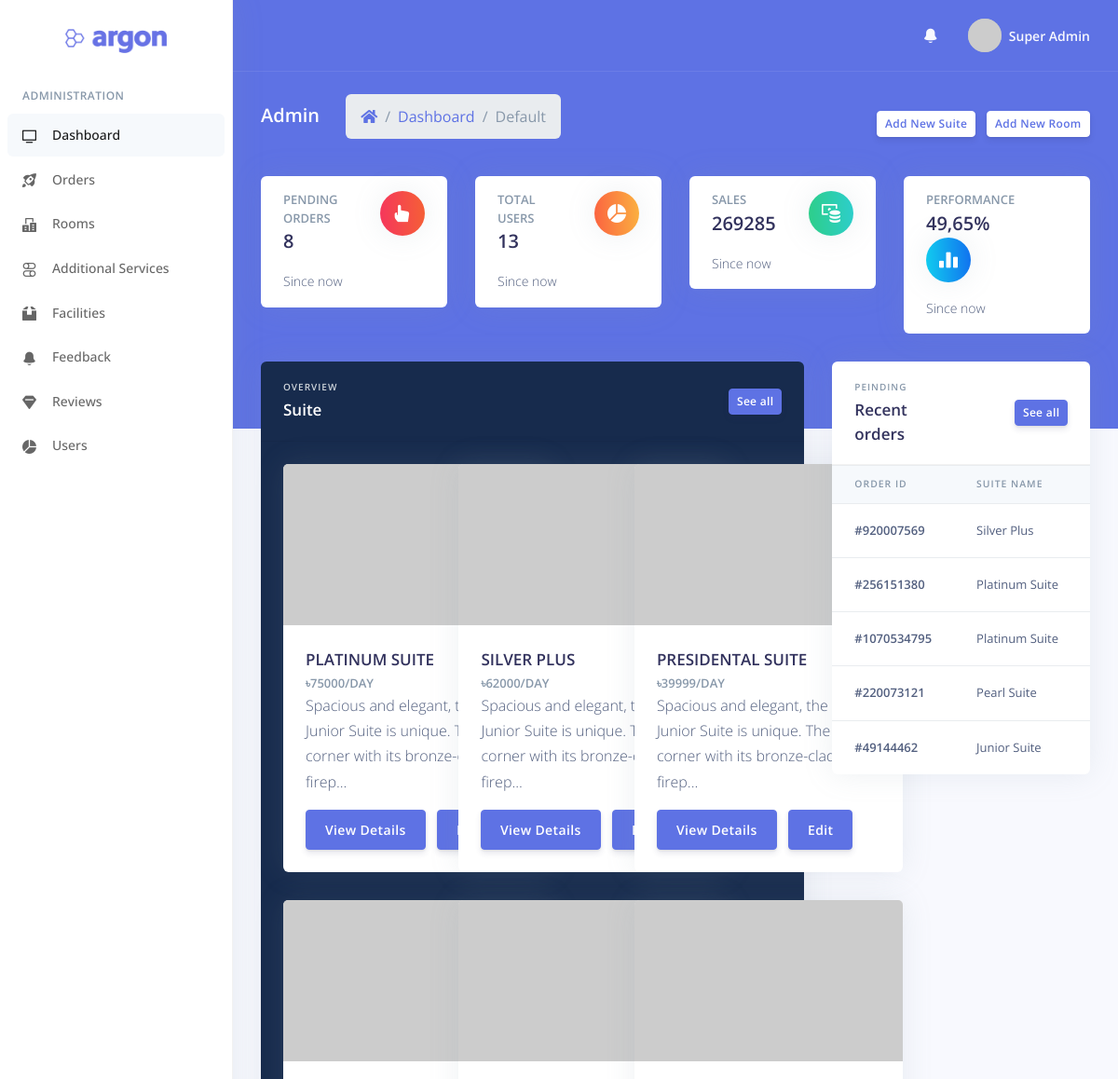
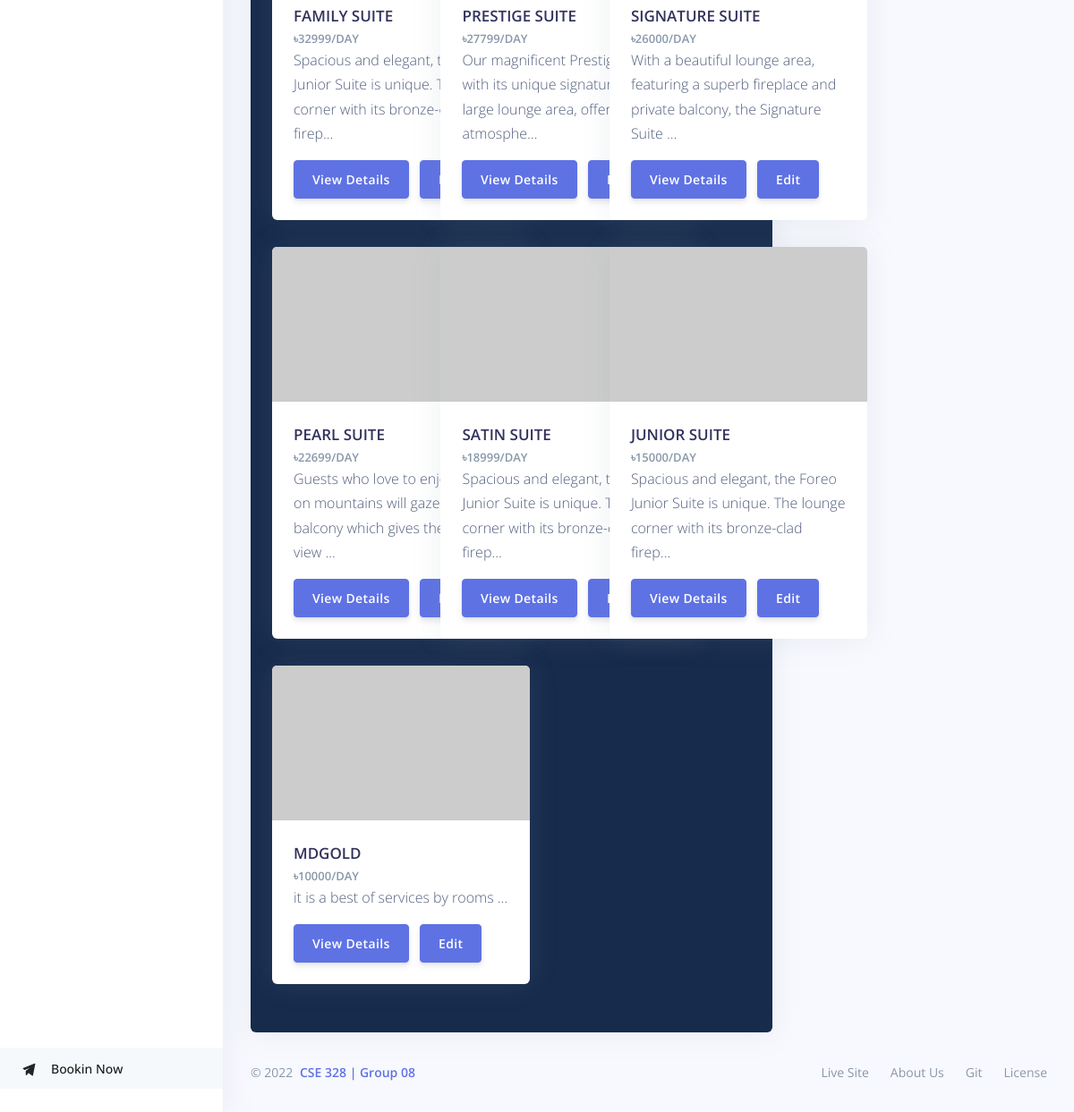
The page /?page=dashboard (signed in) on the database its author committed (2 pictures, top to bottom).
### tables this page shows
CREATE TABLE `user` (
  `id` int(11) NOT NULL,
  `email` varchar(50) NOT NULL,
  `name` varchar(250) NOT NULL,
  `password` varchar(900) NOT NULL,
  `phone` varchar(20) DEFAULT NULL,
  `address` text DEFAULT NULL,
  `country` varchar(255) DEFAULT NULL,
  `postal` int(11) DEFAULT NULL,
  `created_on` datetime NOT NULL DEFAULT current_timestamp()
);

CREATE TABLE `suite` (
  `id` int(11) NOT NULL,
  `title` varchar(99) NOT NULL,
  `price` int(11) NOT NULL,
  `description` varchar(500) DEFAULT NULL,
  `area` int(11) NOT NULL,
  `beads` int(11) NOT NULL,
  `bathroom` int(11) NOT NULL,
  `facilities` varchar(999) DEFAULT NULL,
  `image` varchar(999) DEFAULT NULL
);

CREATE TABLE `order` (
  `id` int(11) NOT NULL,
  `order_no` varchar(255) NOT NULL,
  `suite_id` int(11) NOT NULL,
  `user_id` int(11) NOT NULL,
  `room_no` int(11) DEFAULT NULL,
  `aditional_id` varchar(555) NOT NULL,
  `guest` int(11) NOT NULL,
  `total_cost` int(11) NOT NULL,
  `check_in` date NOT NULL,
  `check_out` date NOT NULL,
  `payment_method` varchar(25) NOT NULL,
  `account_no` bigint(20) NOT NULL,
  `status` int(11) DEFAULT NULL
);

### include/parts/card_1.php (the view)
<div class="card" style="width: 18rem;">
  <img class="card-img-top" src="https://picsum.photos/500/300" alt="Card image cap">
  <div class="card-body">
    <h3 class="card-title text-uppercase mb-0"><?php echo $row['title'] ?: "Suite Name" ?></h3>
    <span class="h5 font-weight-bold text-muted mb-0">৳<?php echo $row['price'] ?: "___" ?>/DAY</span>
    <p class="card-text"><?php echo substr($row['description'],0,100) ?: "Suite Description" ?>...</p>
    <a href="<?php echo get_permalink('suite') . intval($row['id']); ?>" class="btn btn-primary">View Details</a>
    <?php if( is_admin() ) { ?>
      <a href="<?php echo get_permalink('suite-edit') . intval($row['id']); ?>" class="btn btn-primary">Edit</a>
    <?php } ?>
  </div>
</div>

### include/function.php (shortened to what this page needs)
<?php
function get_header( $arg = "main" ) {
	if ( $arg == 'main') {
		include('include/header.php');
	}
	elseif ( $arg == 'logout' ) {
		include('include/header_logout.php');
	}
}
function get_footer( $arg = "main" ) {
	if ( $arg == 'main') {
		include('include/footer.php');
	}
	elseif ( $arg == 'logout' ) {
		include('include/footer_logout.php');
	}
}
function get_page_title( $arg = null ) {
	$page = ( isset( $arg ) ? $arg : filter_var($_GET['page'], FILTER_SANITIZE_STRING, FILTER_FLAG_STRIP_HIGH) );
	$name = null;
	if ($page == 'dashboard')
	{
		$name = "Dashboard";
	}
	elseif ($page == 'checkout')
	{
		$name = "Checkout";
	}
	elseif ($page == 'checkout')
	{
		$name = "Checkout";
	}
	elseif ($page == 'profile')
	{
		$name = "Profile";
	}
	elseif ($page == 'feedback')
	{
		$name = "Feedback List";
	}
	elseif ($page == 'services')
	{
		$name = "Aditional Services";
	}
	elseif ($page == 'rooms')
	{
		$name = "Rooms List";
	}
	elseif ($page == 'facilities')
	{
		$name = "Facilities";
	}
	elseif ($page == 'reviews')
	{
		$name = "Reviews";
	}
	elseif ($page == 'order')
	{
		$name = "Order List";
	}
	echo $name;
}
function get_page_permalink( $arg = null, $id = false, $table = false ) {
	$page = ( isset( $arg ) ? $arg : filter_var($_GET['page'], FILTER_SANITIZE_STRING, FILTER_FLAG_STRIP_HIGH) );
	$url = null;
	if ($page == 'dashboard')
	{
		$url = "/?page=dashboard";
	}
	elseif ($page == 'checkout')
	{
		$url = "/?page=checkout";
	}
	elseif ($page == 'order-proceed')
	{
		$url = "/?page=order-proceed";
	}
	elseif ($page == 'order')
	{
		$url = "/?page=order";
	}
	elseif ($page == 'profile')
	{
		$url = "/?page=profile";
	}
	elseif ($page == 'services')
	{
		$url = "/?page=services";
	}
	elseif ($page == 'facilities')
	{
		$url = "/?page=facilities";
	}
	elseif ($page == 'feedback')
	{
		$url = "/?page=feedback";
	}
	elseif ($page == 'reviews')
	{
		$url = "/?page=reviews";
	}
	elseif ($page == 'users')
	{
		$url = "/?page=users";
	}
	elseif ($page == 'room')
	{
		$url = "/?page=rooms";
	}
	elseif ($page == 'suite')
	{
		$url = "/?page=suite";
	}
	elseif ($page == 'suite-add')
	{
		$url = "/?page=suite&action=add-new";
	}
	elseif ($page == 'room-add')
	{
		$url = "/?page=rooms";
	}
	elseif ($page == 'single-suite')
	{
		$url = "/?page=suite&id=";
	}
	elseif ($page == 'delete')
	{
		$url = "/?page=delete&from=". $table ."&id=". $id;
	}
	elseif ($page == 'status-update')
	{
		$url = "/?page=status-update&from=". $table ."&id=". $id;
	}
	else{
		$url = '#';
	}
	echo SITE_URL.$url;
}
function get_permalink( $arg = null ) {
	$page = ( isset( $arg ) ? $arg : filter_var($_GET['page'], FILTER_SANITIZE_STRING, FILTER_FLAG_STRIP_HIGH) );
	$url = null;
	if ($page == 'suite')
	{
		$url = "/?page=suite&id=";
	}
	elseif ($page == 'suite-edit')
	{
		$url = "/?page=suite&action=edit&id=";
	}
	else{
		$url = '#';
	}
	return SITE_URL.$url;
}
function is_admin() {
	$id = $_SESSION['id'];
	if ($id == 1) {
		return true;
	}
	return false;
}
function get_user_name( $id = false ) {
	$conn = $GLOBALS['conn'];
	if($id == false)
	{
		$id = $_SESSION['id'];
	}else{
		$id = (int) $id;
	}
	$stmt = $conn->prepare("SELECT name FROM user WHERE id = $id");
	$stmt->execute();
	echo sprintf($stmt->fetchColumn());
}
function get_user_image() {
	echo "https://picsum.photos/1000/";
}
function get_total_user_count() {
	$conn = $GLOBALS['conn'];
	$stmt = $conn->prepare("SELECT id FROM user");
	$stmt->execute();
	$count = $stmt->rowCount();
	echo sprintf($count);
}
function get_orders( $arg = false) {
	$conn = $GLOBALS['conn'];
	$id = $_SESSION['id'];
	if (is_admin()) {
		$stmt = $conn->prepare("SELECT * FROM `order` ORDER BY id DESC $arg");
		$stmt->execute();
	} else {
		$stmt = $conn->prepare("SELECT * FROM `order` WHERE user_id=$id ORDER BY id DESC");
		$stmt->execute();
	}
	return $stmt;
}
function get_painding_order_count() {
	$conn = $GLOBALS['conn'];
	$stmt = $conn->prepare("SELECT id FROM `order` WHERE status=0");
	$stmt->execute();
	$count = $stmt->rowCount();
	echo sprintf($count);
}
function get_total_sale() {
	$conn = $GLOBALS['conn'];
	$stmt = $conn->prepare("SELECT SUM(total_cost) FROM `order` WHERE status=1");
	$stmt->execute();
	echo sprintf($stmt->fetchColumn());
}
function get_suite_title( $id = false ) {
	$conn = $GLOBALS['conn'];
	if($id == false)
	{
		$id = $_SESSION['id'];
	}else{
		$id = (int) $id;
	}
	$stmt = $conn->prepare("SELECT title FROM suite WHERE id = $id");
	$stmt->execute();
	echo sprintf($stmt->fetchColumn());
}
function get_suite_list() {
	$conn = $GLOBALS['conn'];
	$stmt = $conn->prepare("SELECT * FROM suite ORDER BY price DESC");
	$stmt->execute();
	return $stmt;
}

### include/dashboard.php
<div class="row">
	<div class="col-xl-8">
		<div class="card bg-default">
			<div class="card-header bg-transparent">
				<div class="row align-items-center">
					<div class="col">
						<h6 class="text-light text-uppercase ls-1 mb-1">Overview</h6>
						<h5 class="h3 text-white mb-0">Suite</h5>
					</div>
					<div class="col text-right">
						<a type="button" class="btn btn-primary btn-sm" href="#">See all</a>
					</div>
				</div>
			</div>
			<div class="card-body">
				<div class="row">
                              <?php
                              $stmt = get_suite_list( 'suite' );
                              while ($row = $stmt->fetch(PDO::FETCH_ASSOC) ) {
                                    echo '<div class="col-xl-4 col-md-6">';
                                    include("parts/card_1.php");
                                    echo '</div>';
                              }
                              ?>
                        </div>
                  </div>
            </div>
      </div>
      <div class="col-xl-4">
            <div class="card">
                  <div class="card-header bg-transparent">
                        <div class="row align-items-center">
                              <div class="col">
                                    <h6 class="text-uppercase text-muted ls-1 mb-1"><?php echo is_admin() ? "Peinding" : "" ?></h6>
                                    <h5 class="h3 mb-0">Recent orders</h5>
                              </div>
                              <div class="col text-right">
                                    <a href="<?php get_page_permalink('order'); ?>" class="btn btn-sm btn-primary">See all</a>
                              </div>
                        </div>
                  </div>
                  <?php
                  if ( is_admin() ) {
                        include("parts/dashbord_order_list.php");
                  }else {
                        include("parts/dashbord_order_list.php");
                  }
                  ?>
            </div>
      </div>
</div>

### include/parts/dashbord_order_list.php (shortened to what this page needs)
<?php
$order = get_orders('LIMIT 5');
?>
<div class="table-responsive">
  <table class="table align-items-center table-flush">
    <thead class="thead-light">
      <tr>
        <th scope="col">Order ID</th>
        <th scope="col">Suite Name</th>
        <th scope="col">Date</th>
      </tr>
    </thead>
    <tbody>
      <?php
      while ($order_row = $order->fetch(PDO::FETCH_ASSOC) ) {
        ?>
        <tr>
          <th scope="row">#<?php echo $order_row['order_no']; ?></th>
          <td><?php get_suite_title( $order_row['suite_id'] ); ?></td>
          <td><?php echo date("d M, Y", strtotime($order_row['check_in'])); ?></td>
        </tr>
      <?php } ?>
    </tbody>
  </table>
</div>

### rows shown on the page
user: name "Super Admin"
suite: title "PLATINUM SUITE", price "75000", description "Spacious and elegant, the Foreo Junior Suite is unique. The lounge corner with its bronze-clad firep"
suite: title "SILVER PLUS", price "62000", description "Spacious and elegant, the Foreo Junior Suite is unique. The lounge corner with its bronze-clad firep"
suite: title "PRESIDENTAL SUITE", price "39999", description "Spacious and elegant, the Foreo Junior Suite is unique. The lounge corner with its bronze-clad firep"
suite: title "FAMILY SUITE", price "32999", description "Spacious and elegant, the Foreo Junior Suite is unique. The lounge corner with its bronze-clad firep"
suite: title "PRESTIGE SUITE", price "27799", description "Our magnificent Prestige Suite, with its unique signature and large lounge area, offers the atmosphe"
suite: title "SIGNATURE SUITE", price "26000", description "With a beautiful lounge area, featuring a superb fireplace and private balcony, the Signature Suite"
suite: title "PEARL SUITE", price "22699", description "Guests who love to enjoy views on mountains will gaze from the balcony which gives the perfect view"
suite: title "SATIN SUITE", price "18999", description "Spacious and elegant, the Foreo Junior Suite is unique. The lounge corner with its bronze-clad firep"
suite: title "JUNIOR SUITE", price "15000", description "Spacious and elegant, the Foreo Junior Suite is unique. The lounge corner with its bronze-clad firep"
suite: title "MDGOLD", price "10000", description "it is a best of services by rooms"
order: order_no "920007569", suite.title "Silver Plus"
order: order_no "256151380", suite.title "Platinum Suite"
order: order_no "1070534795", suite.title "Platinum Suite"
order: order_no "220073121", suite.title "Pearl Suite"
order: order_no "49144462", suite.title "Junior Suite"

### other values the page prints
$name "Dashboard"
sprintf($count) "8"
sprintf($count) "13"
sprintf($stmt->fetchColumn()) "269285"
